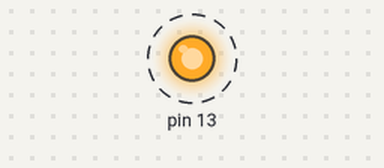
Bench run of a sketch on a simulated Arduino Uno, built with avr-gcc and run on an emulated ATmega328P. Parts: output pins drawn as LEDs (lit = HIGH). Dashed ring = blinking.

Above: at 1.0 s.
Timing chart, 0 to 5.1 s (numbered marks = the images above):
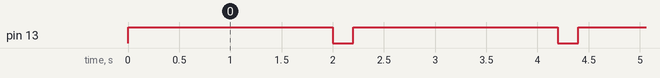

The sketch:

Blink_LED.ino
```cpp
/*
  Blink_LED
  This program turns on an LED on for one second, then off for one second, repeatedly.
*/

// the setup function runs once when you press reset or power the board
void setup() {
  // initialize digital pin 13 as an output.
  pinMode(13, OUTPUT);
}

// the loop function runs over and over again forever
void loop() {
  digitalWrite(13, HIGH);   // turn the LED on (HIGH is the voltage level)
  delay(2000);              // wait for a second (1000ms)
  digitalWrite(13, LOW);    // turn the LED off by making the voltage LOW
  delay(200);              // wait for a second
}
```

Measured:
- by itself, pin 13: alternates HIGH for 2.0 s and LOW for 0.20 s
